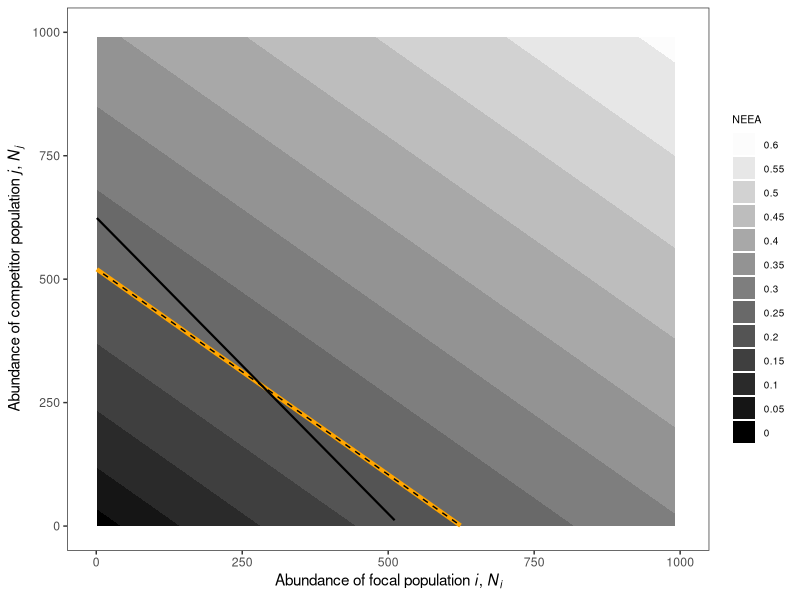
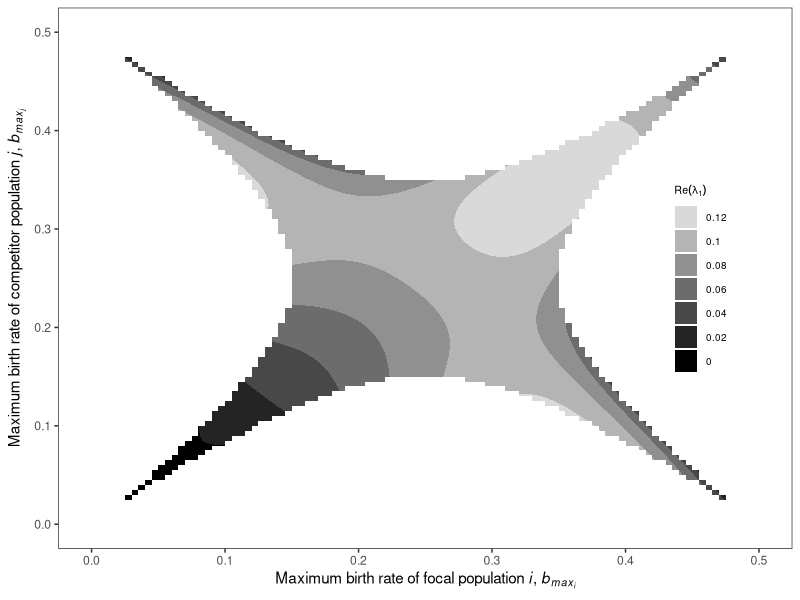

Recreate these plots in R, in order.
#### packages needed ####
library(lattice)
library(ggplot2)

#### default parameter values ####
s = 2 # d_min = s*b_max^2
b11 = 0.0001
b12 = 0.00012
d11 = 0.0001
d12 = 0.00012

b22 = 0.0001
b21 = 0.00012
d22 = 0.0001
d21 = 0.00012

#### Figure 1 ####
# Contourplot of NEEAS for b_max1 for combinations of R1 and R2.
# NEEAs correspond to b_maxs where derivative of LRS (i.e., R0_i) with respect to 
# b_max = 0.
# For comparison to ESS, for s = 2, the ESS(b_max*1) = ESS(b_max2*) = 0.25.
# For default parameters, this gives single-species ecological states
# K1 = K2 = (0.25 - 2*0.25^2) / (b11 + d11) = 625.

# define LRS of competitor 1 (birth rate divided by death rate)
# first save as an expression
LRS_R1 = expression((b_max1 - b11*R1 - b12*R2) / (s*b_max1^2 + d11*R1 + d12*R2))
# take derivative with respect to b_max1
dLRS_R1_b_max1 = D(LRS_R1, "b_max1")
dLRS_R1_b_max1
# Write that into a function: 
# dLRS as response,  b_max1 as independent variable,
# specify all other params in "parms" list.
f.dLRS_R1_b_max1 <- function(b_max1.s, LRS, pars) {
   with (as.list(c(b_max1.s, pars)),{
    dLRS = 1/(s * b_max1.s^2 + d11 * R1 + d12 * R2) - (b_max1.s - b11 * R1 - b12 * R2) * 
      (s * (2 * b_max1.s))/(s * b_max1.s^2 + d11 * R1 + d12 * R2)^2
    dLRS
    })
}

# do the same for LRS of second population (swapping subscripts)
f.dLRS_R2_b_max2 <- function(b_max2.s, LRS, pars) {
  with (as.list(c(b_max2.s, pars)),{
    dLRS = 1/(s * b_max2.s^2 + d22 * R2 + d21 * R1) - (b_max2.s - b22 * R2 -  b21 * R1) * 
      (s * (2 * b_max2.s))/(s * b_max2.s^2 + d22 * R2 + d21 * R1)^2
    dLRS
  })
}

abund.dat = as.data.frame(expand.grid("R1" = seq(1, 1000, by = 10),
                                      "R2" = seq(1, 1000, by = 10),
                                      "b_max1.star" = NA,
                                      "b_max2.star" = NA))
for (i in 1:nrow(abund.dat)){
  # For each row in abund.dat,
  # update pars using globally defined parameter values above
  # and ith combinations of R1 and R2 values from abund.dat.
  pars <- c(s = s, b11 = b11, b12 = b12, d11 = d11, d12 = d12,
            b22 = b22, b21 = b21, d22 = d22, d21 = d21,
            R1 = abund.dat$R1[i], R2 = abund.dat$R2[i])
  # Find NEEA (i.e., bmax for which dLRS w/ respect to bmax is 0)
  # for each competitor.
  abund.dat$b_max1.star[i] = uniroot(f.dLRS_R1_b_max1, pars = pars, c(0, 100), extendInt = "yes")$root
  abund.dat$b_max2.star[i] = uniroot(f.dLRS_R2_b_max2, pars = pars, c(0, 100), extendInt = "yes")$root
}

## create the isoclines for the competitors to show relationship to NEEAs
K1 = (0.25 - s*0.25^2) / (b11 + d11)
K1
K2 = (0.25 - s*0.25^2) / (b22 + d22)
K2
# Calculate "alpha" values from original LV competition model
# to simplify plotting of isoclines
alpha12 = (b12 + d12) / (b11 + d11)
alpha21 = (b21 + d21) / (b22 + d22)

# Plot, use grey scale, put colored line where NEEA = ESS.
# Note, this will generate a warning, because the isoclines
# for one competitor become negative when the other competitor's
# abundance is above its single-species equilibrium value, but
# we set the plot bounds to exclude these negative values.
quartz(height = 4, width = 5) # does not work on windows!
ggplot(abund.dat, aes(x = R1, y = R2, z = b_max1.star)) + 
  geom_contour_filled(binwidth = 0.05)  +
  geom_contour(breaks = c(0.25), color = "orange", linewidth = 1.5) +
  scale_color_manual(aesthetics = "fill", values = colorRampPalette(c("black",'grey99'))(13),
                     guide = guide_legend(title = "NEEA", reverse = T),
                     labels = seq(0.00, 0.65, 0.05)) +
  geom_line(inherit.aes = FALSE,
            aes(x = R1, y = K2 - alpha21*R1), lty = 1, linewidth = 0.75) +
  geom_line(inherit.aes = FALSE,
            aes(x = K1 - alpha12*R2, y = R2), lty = 2, linewidth = 0.5) +
  ylim(0, 1000)+
  xlim(0, 1000)+
  theme_bw()+
  theme(panel.grid.major = element_blank(),
        panel.grid.minor = element_blank(), 
        legend.position = "right",
        legend.text = element_text(size = rel(0.65)),
        legend.title = element_text(size = rel(0.7))) +
  labs(x = expression(paste("Abundance of focal population ",
                            italic("i"),
                            ", ",
                            italic(N[i]))),
       y = expression(paste("Abundance of competitor population ",
                            italic("j"),
                            ", ",
                            italic(N[j]))))

#### Figure 2 ####
# Plot of the real part of the dominant eigenvalue of the ecological
# system at the unstable equilibrium as a function of competitors' b_max values.

# Set up a range of b_maxs to consider.
# Only go up to 0.5, 
# because for b_max >= 1/s, b_max - d_min is <= 0 (& K is <= 0).
b1s = seq(0.01, 0.5, 0.005) 
b2s = seq(0.01, 0.5, 0.005)

# create dataframe using expand.grid()
qual.dat.to = as.data.frame(expand.grid(b1 = b1s,
                                        b2 = b2s,
                                        Q = NA,
                                        eig = NA))

# loop over b1s and b2s to characterize ecological system for each combo
for (i in 1:nrow(qual.dat.to)){
  # Calculate K1, K2, K1/a12, K2/a12.
  # For birth-death growth eqn., K1 = (b1 - d1) / (b11 + d11),
  # and a12 = (b12 + d12) / (b11 + d11)
  # (replace "1"s with "2"s for species 2).
  # Thus, K1/a12 = (b1 - d1) / (b12 + d12)
  this.b1 = qual.dat.to$b1[i]
  this.b2 = qual.dat.to$b2[i]
  this.d1 = s*this.b1^2
  this.d2 = s*this.b2^2
  K1 = (this.b1 - this.d1) / (b11 + d11)
  K2 = (this.b2 - this.d2) / (b22 + d22)
  K1_div_a12 = (this.b1 - this.d1) / (b12 + d12)
  K2_div_a21 = (this.b2 - this.d2) / (b21 + d21)
  a12 = (b12 + d12) / (b11 + d11)
  a21 = (b21 + d21) / (b22 + d22)
  
  # now check invasibility conditions and fill in "Q" variable with corresponding result
  # "0" = exclusion of one competitor, "1" = unstable equil., "2" = stable equil.
  if ((K1_div_a12 > K2) & (K2_div_a21 < K1)){
    qual.dat.to$Q[i] = 0
  }
  if ((K1_div_a12 < K2) & (K2_div_a21 > K1)){
    qual.dat.to$Q[i] = 0
  }
  if ((K1_div_a12 < K2) & (K2_div_a21 < K1)){
    qual.dat.to$Q[i] = 1
    # in this case, check the eigenvalue of the comm matrix at the equil
    equil = c(K1 - a12*(((a21*K1) - K2) / ((a12*a21) - 1)), (((a21*K1) - K2) / ((a12*a21) - 1)))
    # set R1 and R2 to the equilibrium values
    R1 = equil[1]
    R2 = equil[2]
    # specify ODEs as expressions
    dR1dt = expression((this.b1 - b11*R1 - b12*R2)*R1 - (s*this.d1^2 + d11*R1 + d12*R2)*R1)
    dR2dt = expression((this.b2 - b22*R2 - b21*R1)*R2 - (s*this.d2^2 + d22*R2 + d21*R1)*R2)
    # set up community matrix, where each row is one of the ODEs, and each column is the partial derivative
    # of that ODE w/ respect to R1, R2, etc., evaluated at the equilibrium R1 and R2 above
    Mat = matrix(data = c(eval(D(dR1dt, "R1")), eval(D(dR1dt, "R2")),
                          eval(D(dR2dt, "R1")), eval(D(dR2dt, "R2"))),
                 nrow = 2, ncol = 2, byrow = T)
    # find the eigenvalue with the largest real part, and save it in qual.dat$eig
    qual.dat.to$eig[i] = max(Re(eigen(Mat)$values))
  }
  if ((K1_div_a12 > K2) & (K2_div_a21 > K1)){
    qual.dat.to$Q[i] = 2
  }
}

# Plot real part of dominant eigenvalue as a function of b1 * b2.
# Note that this generates a warning b/c many combinations produce
# an ecological system with no unstable equilibrium, and thus
# there is no corresponding dominant eigenvalue to plot.
quartz(height = 5, width = 5) # does not work on windows!
ggplot(qual.dat.to, aes(x = b1, y = b2, z = eig)) +
  geom_contour_filled(binwidth = 0.02)  +
  scale_color_manual(aesthetics = "fill",
                     values = colorRampPalette(c("black",'grey85'))(7),
                     guide = guide_legend(title = expression(paste(Re(lambda[1]))),
                                          reverse = T),
                     labels = seq(0.00, 0.14, 0.02)) +
  ylim(0, 0.5)+
  xlim(0, 0.5)+
  theme_bw()+
  theme(panel.grid.major = element_blank(),
        panel.grid.minor = element_blank(), 
        legend.position = c(0.875, 0.5),
        legend.text = element_text(size = rel(0.65)),
        legend.title = element_text(size = rel(0.7))) +
  labs(x = expression(paste("Maximum birth rate of focal population ",
                            italic("i"),
                            ", ",
                            italic(b[max[i]]))),
       y = expression(paste("Maximum birth rate of competitor population ",
                            italic("j"),
                            ", ",
                            italic(b[max[j]]))))
